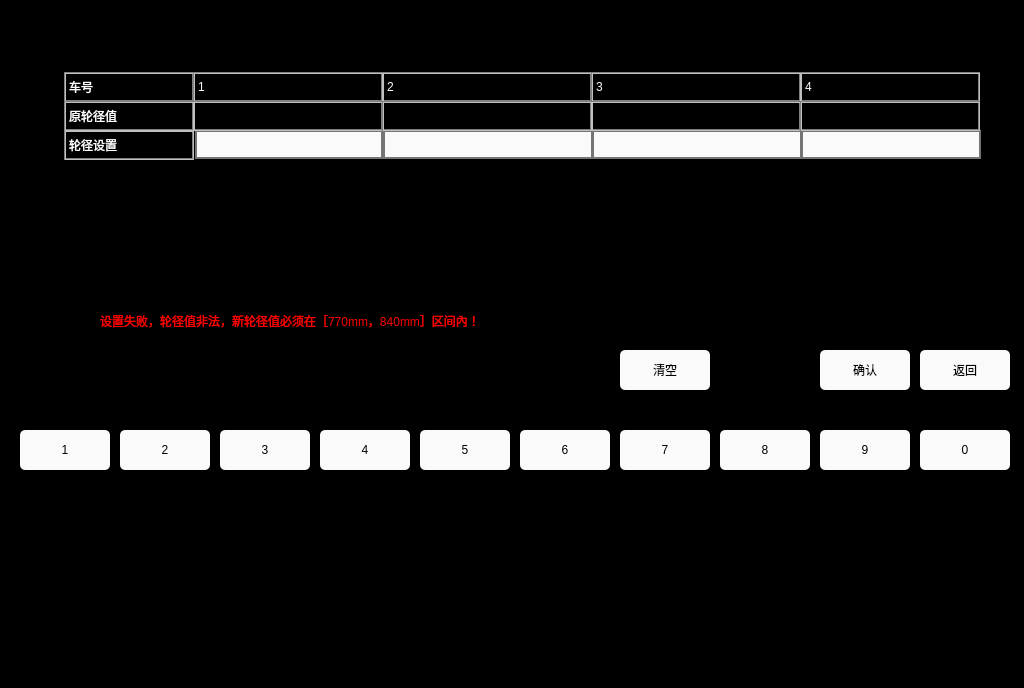
<?xml version="1.0" encoding="UTF-8"?>
<ui version="4.0">
 <class>WheelDiaSet</class>
 <widget class="QWidget" name="WheelDiaSet">
  <property name="geometry">
   <rect>
    <x>0</x>
    <y>0</y>
    <width>1024</width>
    <height>688</height>
   </rect>
  </property>
  <property name="windowTitle">
   <string>Form</string>
  </property>
  <property name="styleSheet">
   <string notr="true">QLabel
{
	color: white;
	border: 2px groove, gray;
    border-color: gray;
	font: 20px, &quot;SimHei&quot;;	
}

QWidget
{
	background-color: black;
}</string>
  </property>
  <widget class="QLabel" name="label_carNo4">
   <property name="geometry">
    <rect>
     <x>800</x>
     <y>72</y>
     <width>180</width>
     <height>30</height>
    </rect>
   </property>
   <property name="text">
    <string>4</string>
   </property>
  </widget>
  <widget class="QLabel" name="label_wheelDia">
   <property name="geometry">
    <rect>
     <x>64</x>
     <y>130</y>
     <width>130</width>
     <height>30</height>
    </rect>
   </property>
   <property name="styleSheet">
    <string notr="true"/>
   </property>
   <property name="text">
    <string>轮径设置</string>
   </property>
  </widget>
  <widget class="QLabel" name="label_carNo">
   <property name="geometry">
    <rect>
     <x>64</x>
     <y>72</y>
     <width>130</width>
     <height>30</height>
    </rect>
   </property>
   <property name="text">
    <string>车号</string>
   </property>
  </widget>
  <widget class="QPushButton" name="btn_clear">
   <property name="geometry">
    <rect>
     <x>620</x>
     <y>350</y>
     <width>90</width>
     <height>40</height>
    </rect>
   </property>
   <property name="styleSheet">
    <string notr="true">QPushButton{font: 20px, &quot;SimHei&quot;;
    color: black;
	background-color: rgb(250, 250, 250);
	border-radius: 5px;}
QPushButton:disabled
{
		border-radius:5px;
	font: 20px, &quot;SimHei&quot;;
    color: grey;
	background-color: rgb(221,221,221);
}</string>
   </property>
   <property name="text">
    <string>清空</string>
   </property>
  </widget>
  <widget class="QPushButton" name="btn_back">
   <property name="geometry">
    <rect>
     <x>920</x>
     <y>350</y>
     <width>90</width>
     <height>40</height>
    </rect>
   </property>
   <property name="styleSheet">
    <string notr="true">QPushButton{font: 20px, &quot;SimHei&quot;;
    color: black;
	background-color: rgb(250, 250, 250);
	border-radius: 5px;}
QPushButton:disabled
{
		border-radius:5px;
	font: 20px, &quot;SimHei&quot;;
    color: grey;
	background-color: rgb(221,221,221);
}</string>
   </property>
   <property name="text">
    <string>返回</string>
   </property>
  </widget>
  <widget class="QLabel" name="label_carNo2">
   <property name="geometry">
    <rect>
     <x>382</x>
     <y>72</y>
     <width>210</width>
     <height>30</height>
    </rect>
   </property>
   <property name="text">
    <string>2</string>
   </property>
  </widget>
  <widget class="QLabel" name="label_carNo1">
   <property name="geometry">
    <rect>
     <x>193</x>
     <y>72</y>
     <width>190</width>
     <height>30</height>
    </rect>
   </property>
   <property name="text">
    <string>1</string>
   </property>
  </widget>
  <widget class="QLabel" name="label_carNo3">
   <property name="geometry">
    <rect>
     <x>591</x>
     <y>72</y>
     <width>210</width>
     <height>30</height>
    </rect>
   </property>
   <property name="text">
    <string>3</string>
   </property>
  </widget>
  <widget class="QPushButton" name="btn_wheelDia1">
   <property name="geometry">
    <rect>
     <x>195</x>
     <y>130</y>
     <width>188</width>
     <height>29</height>
    </rect>
   </property>
   <property name="styleSheet">
    <string notr="true">font: 20px, &quot;SimHei&quot;;
color: black;
background-color: rgb(250, 250, 250);
border: 2px solid rgb(117,117,117);


</string>
   </property>
   <property name="text">
    <string/>
   </property>
  </widget>
  <widget class="QPushButton" name="btn_wheelDia2">
   <property name="geometry">
    <rect>
     <x>383</x>
     <y>130</y>
     <width>210</width>
     <height>29</height>
    </rect>
   </property>
   <property name="styleSheet">
    <string notr="true">font: 20px, &quot;SimHei&quot;;
color: black;
background-color: rgb(250, 250, 250);
border: 2px solid rgb(117,117,117);</string>
   </property>
   <property name="text">
    <string/>
   </property>
  </widget>
  <widget class="QPushButton" name="btn_wheelDia3">
   <property name="geometry">
    <rect>
     <x>592</x>
     <y>130</y>
     <width>210</width>
     <height>29</height>
    </rect>
   </property>
   <property name="styleSheet">
    <string notr="true">font: 20px, &quot;SimHei&quot;;
color: black;
background-color: rgb(250, 250, 250);
border: 2px solid rgb(117,117,117);</string>
   </property>
   <property name="text">
    <string/>
   </property>
  </widget>
  <widget class="QPushButton" name="btn_wheelDia4">
   <property name="geometry">
    <rect>
     <x>801</x>
     <y>130</y>
     <width>180</width>
     <height>29</height>
    </rect>
   </property>
   <property name="styleSheet">
    <string notr="true">font: 20px, &quot;SimHei&quot;;
color: black;
background-color: rgb(250, 250, 250);
border: 2px solid rgb(117,117,117);</string>
   </property>
   <property name="text">
    <string/>
   </property>
  </widget>
  <widget class="QPushButton" name="btn_confirm">
   <property name="geometry">
    <rect>
     <x>820</x>
     <y>350</y>
     <width>90</width>
     <height>40</height>
    </rect>
   </property>
   <property name="styleSheet">
    <string notr="true">QPushButton{font: 20px, &quot;SimHei&quot;;
    color: black;
	background-color: rgb(250, 250, 250);
	border-radius: 5px;}
QPushButton:disabled
{
		border-radius:5px;
	font: 20px, &quot;SimHei&quot;;
    color: grey;
	background-color: rgb(221,221,221);
}</string>
   </property>
   <property name="text">
    <string>确认</string>
   </property>
  </widget>
  <widget class="QPushButton" name="btn_1">
   <property name="geometry">
    <rect>
     <x>20</x>
     <y>430</y>
     <width>90</width>
     <height>40</height>
    </rect>
   </property>
   <property name="styleSheet">
    <string notr="true">font: 20px, &quot;SimHei&quot;;
    color: black;
	background-color: rgb(250, 250, 250);
	border-radius: 5px;</string>
   </property>
   <property name="text">
    <string>1</string>
   </property>
  </widget>
  <widget class="QPushButton" name="btn_2">
   <property name="geometry">
    <rect>
     <x>120</x>
     <y>430</y>
     <width>90</width>
     <height>40</height>
    </rect>
   </property>
   <property name="styleSheet">
    <string notr="true">font: 20px, &quot;SimHei&quot;;
    color: black;
	background-color: rgb(250, 250, 250);
	border-radius: 5px;</string>
   </property>
   <property name="text">
    <string>2</string>
   </property>
  </widget>
  <widget class="QPushButton" name="btn_3">
   <property name="geometry">
    <rect>
     <x>220</x>
     <y>430</y>
     <width>90</width>
     <height>40</height>
    </rect>
   </property>
   <property name="styleSheet">
    <string notr="true">font: 20px, &quot;SimHei&quot;;
    color: black;
	background-color: rgb(250, 250, 250);
	border-radius: 5px;</string>
   </property>
   <property name="text">
    <string>3</string>
   </property>
  </widget>
  <widget class="QPushButton" name="btn_4">
   <property name="geometry">
    <rect>
     <x>320</x>
     <y>430</y>
     <width>90</width>
     <height>40</height>
    </rect>
   </property>
   <property name="styleSheet">
    <string notr="true">font: 20px, &quot;SimHei&quot;;
    color: black;
	background-color: rgb(250, 250, 250);
	border-radius: 5px;</string>
   </property>
   <property name="text">
    <string>4</string>
   </property>
  </widget>
  <widget class="QPushButton" name="btn_5">
   <property name="geometry">
    <rect>
     <x>420</x>
     <y>430</y>
     <width>90</width>
     <height>40</height>
    </rect>
   </property>
   <property name="styleSheet">
    <string notr="true">font: 20px, &quot;SimHei&quot;;
    color: black;
	background-color: rgb(250, 250, 250);
	border-radius: 5px;</string>
   </property>
   <property name="text">
    <string>5</string>
   </property>
  </widget>
  <widget class="QPushButton" name="btn_6">
   <property name="geometry">
    <rect>
     <x>520</x>
     <y>430</y>
     <width>90</width>
     <height>40</height>
    </rect>
   </property>
   <property name="styleSheet">
    <string notr="true">font: 20px, &quot;SimHei&quot;;
    color: black;
	background-color: rgb(250, 250, 250);
	border-radius: 5px;</string>
   </property>
   <property name="text">
    <string>6</string>
   </property>
  </widget>
  <widget class="QPushButton" name="btn_7">
   <property name="geometry">
    <rect>
     <x>620</x>
     <y>430</y>
     <width>90</width>
     <height>40</height>
    </rect>
   </property>
   <property name="styleSheet">
    <string notr="true">font: 20px, &quot;SimHei&quot;;
    color: black;
	background-color: rgb(250, 250, 250);
	border-radius: 5px;</string>
   </property>
   <property name="text">
    <string>7</string>
   </property>
  </widget>
  <widget class="QPushButton" name="btn_8">
   <property name="geometry">
    <rect>
     <x>720</x>
     <y>430</y>
     <width>90</width>
     <height>40</height>
    </rect>
   </property>
   <property name="styleSheet">
    <string notr="true">font: 20px, &quot;SimHei&quot;;
    color: black;
	background-color: rgb(250, 250, 250);
	border-radius: 5px;</string>
   </property>
   <property name="text">
    <string>8</string>
   </property>
  </widget>
  <widget class="QPushButton" name="btn_9">
   <property name="geometry">
    <rect>
     <x>820</x>
     <y>430</y>
     <width>90</width>
     <height>40</height>
    </rect>
   </property>
   <property name="styleSheet">
    <string notr="true">font: 20px, &quot;SimHei&quot;;
    color: black;
	background-color: rgb(250, 250, 250);
	border-radius: 5px;</string>
   </property>
   <property name="text">
    <string>9</string>
   </property>
  </widget>
  <widget class="QPushButton" name="btn_0">
   <property name="geometry">
    <rect>
     <x>920</x>
     <y>430</y>
     <width>90</width>
     <height>40</height>
    </rect>
   </property>
   <property name="styleSheet">
    <string notr="true">font: 20px, &quot;SimHei&quot;;
    color: black;
	background-color: rgb(250, 250, 250);
	border-radius: 5px;</string>
   </property>
   <property name="text">
    <string>0</string>
   </property>
  </widget>
  <widget class="QLabel" name="label_errorInfo">
   <property name="geometry">
    <rect>
     <x>100</x>
     <y>300</y>
     <width>611</width>
     <height>41</height>
    </rect>
   </property>
   <property name="styleSheet">
    <string notr="true">border-width:0;
color:red;</string>
   </property>
   <property name="text">
    <string>设置失败，轮径值非法，新轮径值必须在［770mm，840mm］区间內！</string>
   </property>
  </widget>
  <widget class="QLabel" name="label_original3">
   <property name="geometry">
    <rect>
     <x>591</x>
     <y>101</y>
     <width>210</width>
     <height>30</height>
    </rect>
   </property>
   <property name="text">
    <string/>
   </property>
  </widget>
  <widget class="QLabel" name="label_original1">
   <property name="geometry">
    <rect>
     <x>193</x>
     <y>101</y>
     <width>190</width>
     <height>30</height>
    </rect>
   </property>
   <property name="text">
    <string/>
   </property>
  </widget>
  <widget class="QLabel" name="label_original">
   <property name="geometry">
    <rect>
     <x>64</x>
     <y>101</y>
     <width>130</width>
     <height>30</height>
    </rect>
   </property>
   <property name="text">
    <string>原轮径值</string>
   </property>
  </widget>
  <widget class="QLabel" name="label_original2">
   <property name="geometry">
    <rect>
     <x>382</x>
     <y>101</y>
     <width>210</width>
     <height>30</height>
    </rect>
   </property>
   <property name="text">
    <string/>
   </property>
  </widget>
  <widget class="QLabel" name="label_original4">
   <property name="geometry">
    <rect>
     <x>800</x>
     <y>101</y>
     <width>180</width>
     <height>30</height>
    </rect>
   </property>
   <property name="text">
    <string/>
   </property>
  </widget>
 </widget>
 <resources/>
 <connections/>
</ui>
